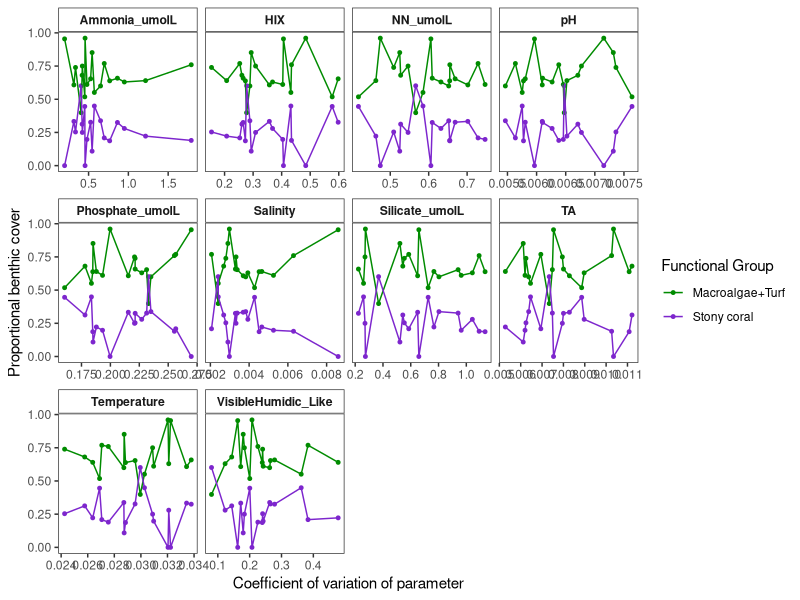
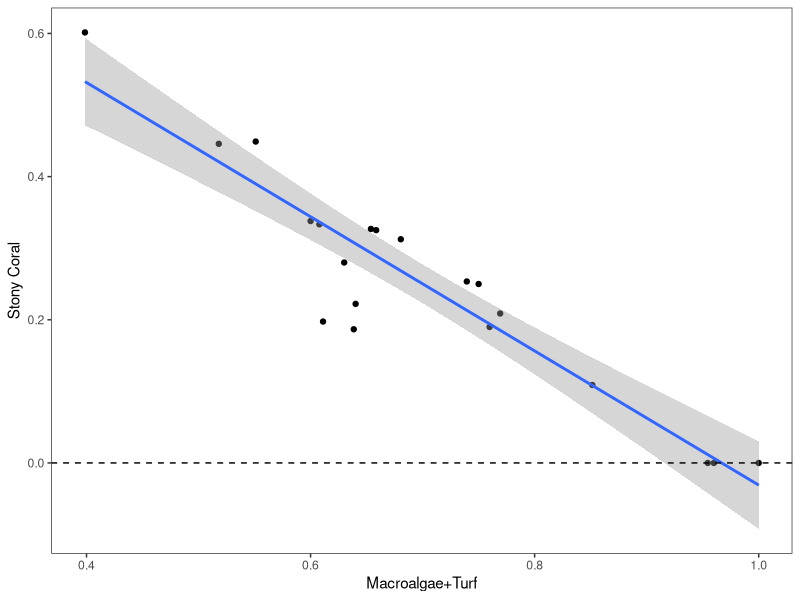
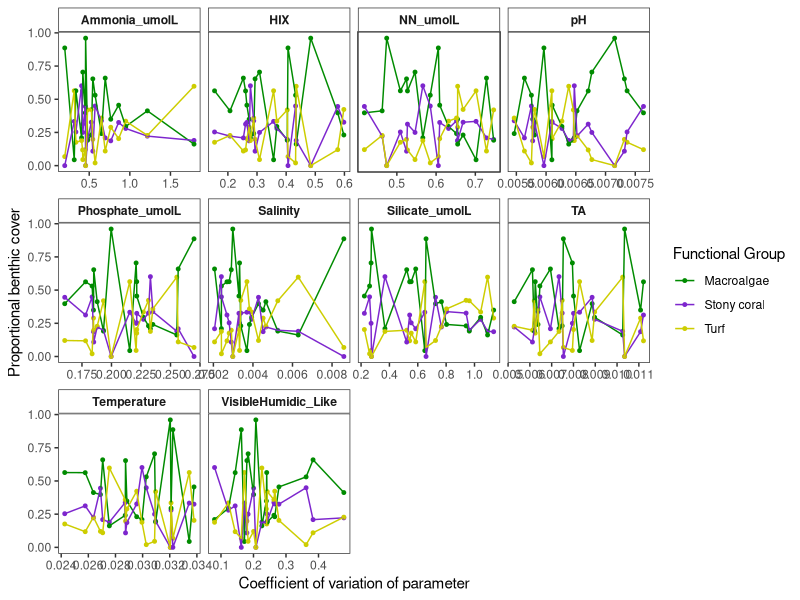
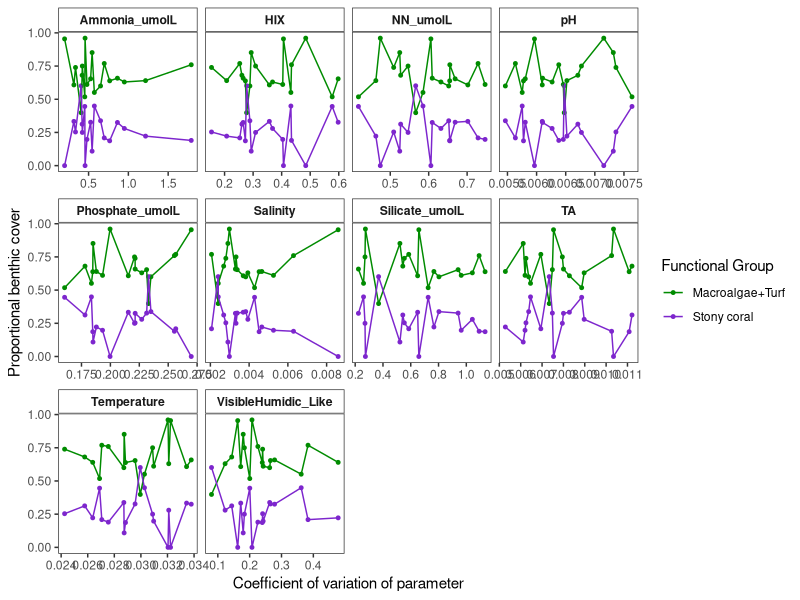
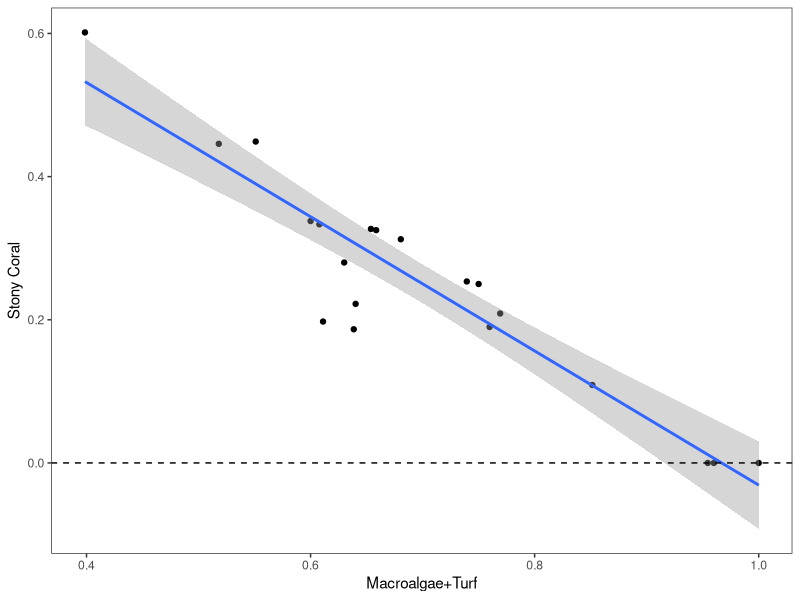
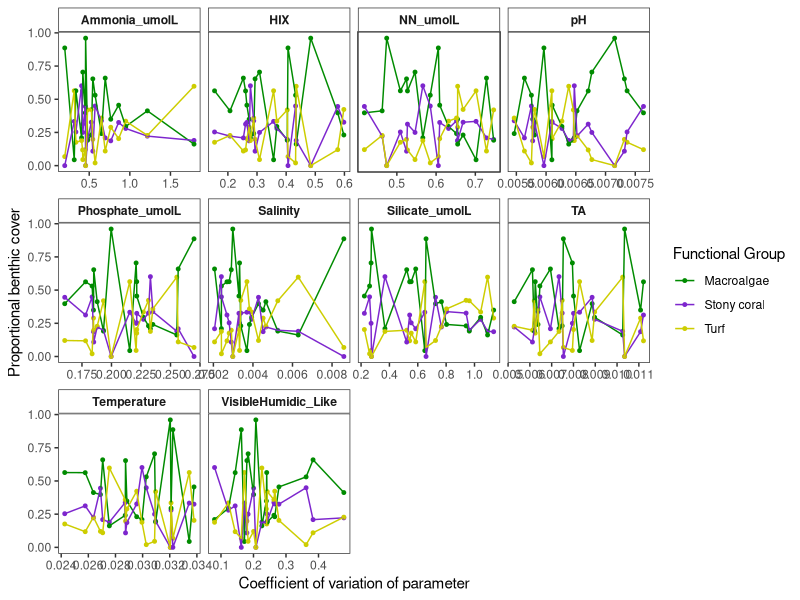
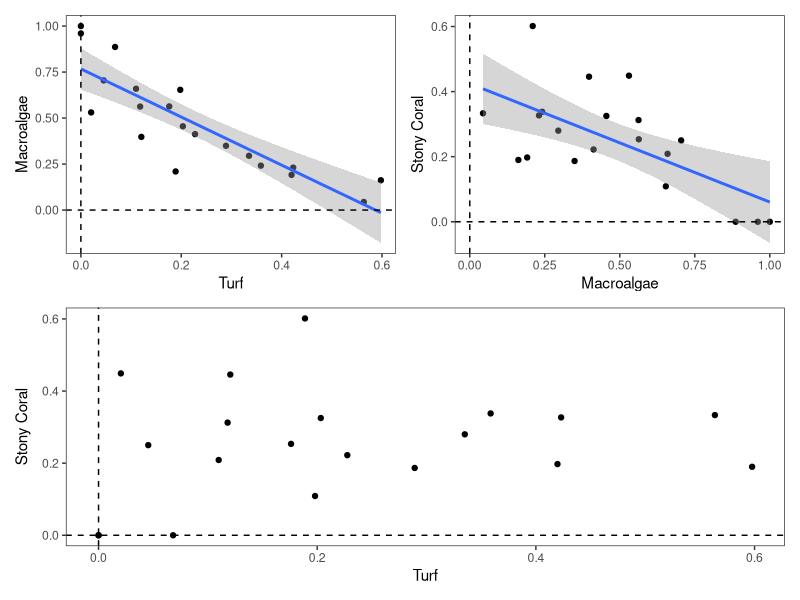

The R source for these figures, in order:
#### Examining composition and nutrient gradient to create and hone MBIO 610 model
####  of species cover through 2 species competition/interaction


##### LOAD LIBRARIES #####
library(tidyverse)
library(here)
library(patchwork)


##### READ IN DATA #####
meta <- read_csv(here("Data", "Full_Metadata.csv"))
comp <- read_csv(here("Data", "Species_Abundances_wide.csv"))
fe <- read_csv(here("Data", "Species_FE.csv"))
traits <- read_csv(here("Data", "Distinct_Taxa.csv"))
chem <- read_csv(here("Data", "Nutrients_Processed_All.csv"))



##### PROCESS & VIEW DATA #####

# which species are most abundant?
comp %>%
  pivot_longer(cols = 2:52, names_to = "Taxa", values_to = "pcover") %>%
  filter(pcover > 10) %>%
  count(Taxa)
# assumption affirmed: porites and turf/turb are the most common top species across reef

# alternative option: coral vs macroalgae: 2 functional group competition rather than 'species'
sub_comp <- comp %>%
  pivot_longer(cols = 2:52, names_to = "Taxa", values_to = "pcover") %>%
  left_join(traits) %>%
  group_by(CowTagID, Taxon_Group, Calcification) %>%
  summarise(mean = mean(pcover),
            sum = sum(pcover))

coral <- sub_comp %>%
  filter(Taxon_Group == "Cnidaria" &
           Calcification == "Hermatypic") %>%
  mutate(functional_group = "Stony Coral")


# check which cnidaria are still high % cover: anemone at 16% at one site and
#  discosoma at 10% another side, but mostly 0's or below 6%
# sub_comp %>%
#   filter(Taxon_Group == "Cnidaria" &
#            Calcification != "Hermatypic")
# View(comp %>%
#   pivot_longer(cols = 2:52, names_to = "Taxa", values_to = "pcover") %>%
#   left_join(traits) %>%
#   filter(Taxon_Group == "Cnidaria" &
#            Calcification != "Hermatypic")
#   )

# check other important groups
sub_comp %>%
  filter(Taxon_Group != "Cnidaria" &
           Taxon_Group != "Cyanobacteria")

## porifera might still be important? so maybe 3 way competition model? coral, macroalgae, sponges?
# eh highest per-site cover is 12% and all else are below 5% so many don't need to include?
sub_comp %>%
  filter(Taxon_Group == "Porifera")


algae <- sub_comp %>%
  filter(Taxon_Group != "Cnidaria" &
           Taxon_Group != "Cyanobacteria" &
           Taxon_Group != "Porifera") %>%
  mutate(functional_group = "ma_turf")


## if I decide to model a three species/functional group competition interaction:
turf <- sub_comp %>%
  filter(Taxon_Group == "Turf") %>%
  mutate(functional_group = "Turf")
ma <- sub_comp %>%
  filter(Taxon_Group != "Cnidaria" &
           Taxon_Group != "Cyanobacteria" &
           Taxon_Group != "Porifera" &
           Taxon_Group != "Turf") %>%
  mutate(functional_group = "Macroalgae")


# combine coral and macroalgae/turf df
# TWO SPECIES
c.ma <- full_join(coral, algae) %>%
  ungroup() %>%
  select(-c(Taxon_Group, Calcification)) %>%
  group_by(CowTagID) %>%
  mutate(total_pcover = sum(sum)) %>%
  arrange(CowTagID) %>%
  ungroup() %>%
  group_by(CowTagID, functional_group) %>%
  mutate(sum_fg = sum(sum)) %>%
  distinct(CowTagID, functional_group, sum_fg, total_pcover) %>%
  ungroup()

# THREE SPECIES
c.ma.t <- full_join(coral, ma) %>%
  full_join(turf) %>%
  ungroup() %>%
  select(-c(Taxon_Group, Calcification)) %>%
  group_by(CowTagID) %>%
  mutate(total_pcover = sum(sum)) %>%
  arrange(CowTagID) %>%
  ungroup() %>%
  group_by(CowTagID, functional_group) %>%
  mutate(sum_fg = sum(sum)) %>%
  distinct(CowTagID, functional_group, sum_fg, total_pcover) %>%
  ungroup()


# Process chem data
cv.chem <- chem %>%
  select(-c(Season, Maximum:CVSeasonal)) %>%
  distinct() %>%
  pivot_wider(names_from = Parameters, values_from = CVAll)


# join comp with chem
# TWO SPECIES
chem.comp2 <- c.ma %>%
  left_join(cv.chem) %>%
  select(-Location)
chem.comp3 <- c.ma.t %>%
  left_join(cv.chem) %>%
  select(-Location)


##### VISUALIZE RELATIONSHIPS #####
# TWO SPECIES
plot1 <- chem.comp2 %>%
  mutate(sum_fg = sum_fg/100) %>% # proportional cover as 0 to 1.0
  filter(CowTagID != "VSEEP") %>%
  select(-c(M_C, Tryptophan_Like, Tyrosine_Like)) %>%
  pivot_longer(cols = Salinity:VisibleHumidic_Like, names_to = "Parameters", values_to = "cv_values") %>%
  ggplot(aes(x = cv_values, y = sum_fg, group = functional_group, color = functional_group)) +
  geom_point(size = 1) +
  geom_line() +
  theme_bw() +
  theme(panel.grid = element_blank(),
        strip.background = element_rect(fill = "white"),
        strip.text = element_text(face = "bold")) +
  labs(x = "Coefficient of variation of parameter",
       y = "Proportional benthic cover",
       color = "Functional Group") +
  scale_color_manual(values = c("green4", "purple3"),
                     labels = c("Macroalgae+Turf", "Stony coral")) +
  facet_wrap(~Parameters, scales = "free_x")
plot1
ggsave(here("Output", "pCover_coral_algae_v_SGD_param.png"), plot1, device = "png", width = 8, height = 6)

plot1b <- c.ma %>%
  mutate(sum_fg = sum_fg/100) %>%
  pivot_wider(names_from = functional_group, values_from = sum_fg) %>%
  ggplot(aes(x = ma_turf, y = `Stony Coral`)) +
  geom_point() +
  geom_smooth(method = "lm") +
  theme_bw() +
  theme(panel.grid = element_blank()) +
  labs(x = "Macroalgae+Turf") +
  geom_hline(yintercept = 0, linetype = "dashed")
plot1b
ggsave(here("Output", "pCover_coral_v_algae.png"), plot1b, device = "png", width = 5, height = 5)


# three SPECIES
plot2 <- chem.comp3 %>%
  mutate(sum_fg = sum_fg/100) %>% # proportional cover as 0 to 1.0
  filter(CowTagID != "VSEEP") %>%
  select(-c(M_C, Tryptophan_Like, Tyrosine_Like)) %>%
  pivot_longer(cols = Salinity:VisibleHumidic_Like, names_to = "Parameters", values_to = "cv_values") %>%
  ggplot(aes(x = cv_values, y = sum_fg, group = functional_group, color = functional_group)) +
  geom_point(size = 1) +
  geom_line() +
  theme_bw() +
  theme(panel.grid = element_blank(),
        strip.background = element_rect(fill = "white"),
        strip.text = element_text(face = "bold")) +
  labs(x = "Coefficient of variation of parameter",
       y = "Proportional benthic cover",
       color = "Functional Group") +
  scale_color_manual(values = c("green4", "purple3", "yellow3"),
                     labels = c("Macroalgae", "Stony coral", "Turf")) +
  facet_wrap(~Parameters, scales = "free_x")
plot2
ggsave(here("Output", "pCover_coral_algae_turf_v_SGD_param.png"), plot2, device = "png", width = 8, height = 6)

plot2b <- c.ma.t %>%
  mutate(sum_fg = sum_fg/100) %>%
  pivot_wider(names_from = functional_group, values_from = sum_fg) %>%
  ggplot(aes(x = Turf, y = Macroalgae)) +
  geom_point() +
  geom_smooth(method = "lm") +
  theme_bw() +
  theme(panel.grid = element_blank()) +
  geom_hline(yintercept = 0, linetype = "dashed") +
  geom_vline(xintercept = 0, linetype = "dashed")
plot2c <- c.ma.t %>%
  mutate(sum_fg = sum_fg/100) %>%
  pivot_wider(names_from = functional_group, values_from = sum_fg) %>%
  ggplot(aes(x = Macroalgae, y = `Stony Coral`)) +
  geom_point() +
  geom_smooth(method = "lm") +
  theme_bw() +
  theme(panel.grid = element_blank()) +
  geom_hline(yintercept = 0, linetype = "dashed") +
  geom_vline(xintercept = 0, linetype = "dashed")
plot2d <- c.ma.t %>%
  mutate(sum_fg = sum_fg/100) %>%
  pivot_wider(names_from = functional_group, values_from = sum_fg) %>%
  ggplot(aes(x = Turf, y = `Stony Coral`)) +
  geom_point() +
  theme_bw() +
  theme(panel.grid = element_blank()) +
  geom_hline(yintercept = 0, linetype = "dashed") +
  geom_vline(xintercept = 0, linetype = "dashed")
plot2_patch <- (plot2b + plot2c) / plot2d
ggsave(here("Output", "pCover_coral_v_algae_v_turf.png"), plot2_patch, device = "png", width = 8, height = 8)




# relationship between stony coral and macroalgae+turf
# high correlation!
anova(lm(data = c.ma, sum_fg ~functional_group))
# p ~ 3e-11
summary(lm(data = c.ma, sum_fg ~functional_group))
# r2 ~ 0.69
lm.cma <- c.ma %>% pivot_wider(names_from = functional_group, values_from = sum_fg)
anova(lm(data = lm.cma, `Stony Coral` ~ ma_turf)) # p ~ 2e-9
summary(lm(data = lm.cma, `Stony Coral` ~ ma_turf)) # r2 = 0.87



# relationship between stony coral and macroalgae and turf
# high correlation!
anova(lm(data = c.ma.t, sum_fg ~functional_group))
# p ~ 4.7e4
summary(lm(data = c.ma.t, sum_fg ~functional_group))
# r2 ~ 0.23
lm.cmat <- c.ma.t %>% pivot_wider(names_from = functional_group, values_from = sum_fg)
anova(lm(data = lm.cmat, `Stony Coral` ~ Macroalgae)) # p ~ 0.002
summary(lm(data = lm.cmat, `Stony Coral` ~ Macroalgae)) # r2 = 0.42
#anova(lm(data = lm.cmat, `Stony Coral` ~ Turf)) # p > 0.05
anova(lm(data = lm.cmat, Macroalgae ~ Turf)) # p ~ 1e-6
summary(lm(data = lm.cmat, Macroalgae ~ Turf)) # r2 = 0.72



# save dataframe to use in python?
chem.comp.wide <- chem.comp2 %>%
  filter(CowTagID != "VSEEP") %>%
  mutate(functional_group = if_else(functional_group == "ma_turf", "Macroalgae+Turf", functional_group)) %>%
  select(-c(M_C, Tryptophan_Like, Tyrosine_Like)) %>%
  mutate(sum_fg = sum_fg/100,
         total_pcover = total_pcover/100) # proportional benthic cover from 0 to 1.0
#write_csv(chem.comp.wide, here("Data", "coral_algae_pcover_sgd_param.csv"))
